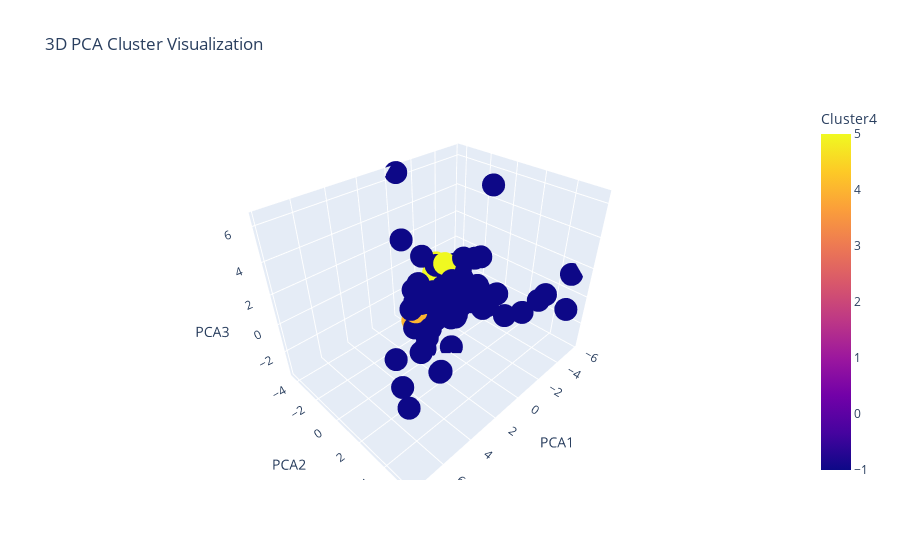

Source (notebook cell):
### Markdown cell above
##  Optics

### Code cell
fig = px.scatter_3d(
    pca_df,
    x="PCA1",
    y="PCA2",
    z="PCA3",
    color="Cluster4",
    title="3D PCA Cluster Visualization",
)

fig.show()

### Figure 1 — Plotly figure (JSON) as saved in the notebook; plotly's stock layout.template omitted (floating-point values rounded to 4 significant figures; data arrays with more than 128 entries replaced by an {"elided": "..."} marker saying what was removed)
{"data": [{"hovertemplate": "PCA1=%{x}<br>PCA2=%{y}<br>PCA3=%{z}<br>Cluster4=%{marker.color}<extra></extra>", "legendgroup": "", "marker": {"color": {"elided": "204 int values"}, "coloraxis": "coloraxis", "symbol": "circle"}, "mode": "markers", "name": "", "scene": "scene", "showlegend": false, "type": "scatter3d", "x": {"elided": "204 float values"}, "y": {"elided": "204 float values"}, "z": {"elided": "204 float values"}}], "layout": {"coloraxis": {"colorbar": {"title": {"text": "Cluster4"}}, "colorscale": [[0, "#0d0887"], [0.1111, "#46039f"], [0.2222, "#7201a8"], [0.3333, "#9c179e"], [0.4444, "#bd3786"], [0.5556, "#d8576b"], [0.6667, "#ed7953"], [0.7778, "#fb9f3a"], [0.8889, "#fdca26"], [1, "#f0f921"]]}, "legend": {"tracegroupgap": 0}, "scene": {"domain": {"x": [0, 1], "y": [0, 1]}, "xaxis": {"title": {"text": "PCA1"}}, "yaxis": {"title": {"text": "PCA2"}}, "zaxis": {"title": {"text": "PCA3"}}}, "title": {"text": "3D PCA Cluster Visualization"}}}
